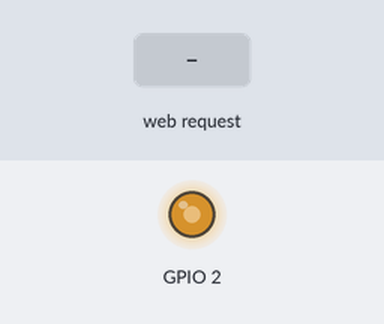
Recording of a sketch running on a simulated ESP8266 (NodeMCU). On the bench: output pins drawn as LEDs (lit = HIGH). Inputs (shaded band) come from the test bench. WiFi joins after 1.5 s; servers stay silent unless stated; what the sketch prints to the serial monitor is not drawn.

Above: at 2.6 s.
At 3.7 s:
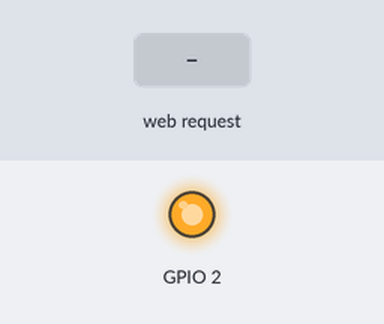
3.8 s: HTTP request GET /led/ received
Timing chart, 0 to 6.8 s (numbered marks = the images above; inputs shaded):
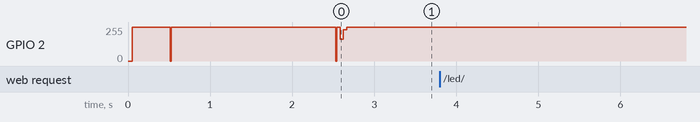

Measured:
- after the input at 3.8 s, every drawn part: stays the same

The sketch:

LED_Wall.ino
```cpp
#include <ESP8266WiFi.h>

WiFiServer server(80);
unsigned int initialized = 0;

String prepareHtmlPage()
{
  String htmlPage =
     String("HTTP/1.1 204 No Content\r\n") +
            "Connection: close\r\n" +  // the connection will be closed after completion of the response
            "\r\n";
  return htmlPage;
}

void transmit_ir(unsigned int data)
{
  digitalWrite(2, LOW);

  delayMicroseconds(9000);

  digitalWrite(2, HIGH);

  delayMicroseconds(4500);

  for (unsigned int i; i < 32; i++) {
    digitalWrite(2, LOW);

    delayMicroseconds(562);

    digitalWrite(2, HIGH);

    if ((data & 0x1) == 1) {
      delayMicroseconds(1687);
    } else {
      delayMicroseconds(562);
    }

    data >>= 1;
  }

  digitalWrite(2, LOW);

  delayMicroseconds(562);

  digitalWrite(2, HIGH);
}

void setup()
{

  pinMode(2, OUTPUT);
  digitalWrite(2, HIGH);

  transmit_ir(0xfc03ef00);
  delay(500);
  transmit_ir(0xfb04ef00);
  delay(500);

  Serial.begin(115200);
  Serial.println();

  WiFi.begin("seitz", "www.G00GL3.d3");

  Serial.print("Connecting");
  while (WiFi.status() != WL_CONNECTED)
  {
    delay(500);
    Serial.print(".");
  }
  Serial.println();

  Serial.print("Connected, IP address: ");
  Serial.println(WiFi.localIP());

  server.begin();
}

void loop()
{

  if (initialized == 0)
  {
    transmit_ir(0xfa05ef00);
    initialized = 1;
  }

  unsigned int led_command = 0x0;

  WiFiClient client = server.available();
  // wait for a client (web browser) to connect
  if (client)
  {
    Serial.println("\n[Client connected]");
    while (client.connected())
    {
      // read line by line what the client (web browser) is requesting
      if (client.available())
      {
        String line = client.readStringUntil('\r');
        Serial.print(line);
        // wait for end of client's request, that is marked with an empty line
        if (line.length() == 1 && line[0] == '\n')
        {
          client.println(prepareHtmlPage());
          break;
        }
        else if (line.startsWith("GET /led/") && line.length() >= 19)
        {
          String string_command = line.substring(9, 19);
          Serial.println("\n\nLED command, string: " + string_command);
          const char * cstr = string_command.c_str();
          led_command = strtoul(cstr, NULL, 16);
          Serial.print("LED command, hex: 0x");
          Serial.println(led_command, HEX);
        }
      }
    }
    delay(1000); // give the web browser time to receive the data

    // close the connection:
    client.stop();
    Serial.println("[Client disonnected]");
  }

  if (led_command != 0x0) {
    transmit_ir(led_command);
  }


    //transmit_ir(0xf906ef00);
    //delay(2000);
    //transmit_ir(0xfa05ef00);
    //delay(2000);
    //transmit_ir(0xfb04ef00);
    //delay(2000);
}
```
